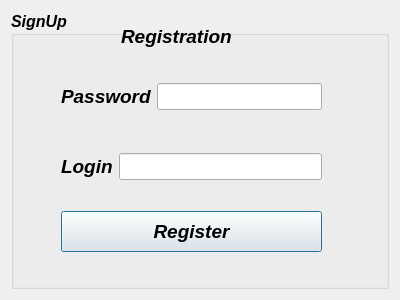
<?xml version="1.0" encoding="UTF-8"?>
<ui version="4.0">
 <class>registrationform</class>
 <widget class="QDialog" name="registrationform">
  <property name="geometry">
   <rect>
    <x>0</x>
    <y>0</y>
    <width>400</width>
    <height>300</height>
   </rect>
  </property>
  <property name="font">
   <font>
    <pointsize>12</pointsize>
    <italic>true</italic>
    <bold>true</bold>
   </font>
  </property>
  <property name="windowTitle">
   <string>Dialog</string>
  </property>
  <layout class="QHBoxLayout" name="horizontalLayout">
   <item>
    <widget class="QGroupBox" name="groupBox">
     <property name="title">
      <string>SignUp</string>
     </property>
     <widget class="QWidget" name="horizontalLayoutWidget">
      <property name="geometry">
       <rect>
        <x>50</x>
        <y>60</y>
        <width>261</width>
        <height>51</height>
       </rect>
      </property>
      <layout class="QHBoxLayout" name="horizontalLayout_2">
       <item>
        <widget class="QLabel" name="label_2">
         <property name="font">
          <font>
           <pointsize>14</pointsize>
           <italic>true</italic>
           <bold>true</bold>
          </font>
         </property>
         <property name="text">
          <string>Password</string>
         </property>
        </widget>
       </item>
       <item>
        <widget class="QLineEdit" name="lineEdit_2"/>
       </item>
      </layout>
     </widget>
     <widget class="QWidget" name="horizontalLayoutWidget_2">
      <property name="geometry">
       <rect>
        <x>50</x>
        <y>130</y>
        <width>261</width>
        <height>51</height>
       </rect>
      </property>
      <layout class="QHBoxLayout" name="horizontalLayout_3">
       <item>
        <widget class="QLabel" name="label">
         <property name="font">
          <font>
           <pointsize>14</pointsize>
           <italic>true</italic>
           <bold>true</bold>
          </font>
         </property>
         <property name="text">
          <string>Login</string>
         </property>
        </widget>
       </item>
       <item>
        <widget class="QLineEdit" name="lineEdit"/>
       </item>
      </layout>
     </widget>
     <widget class="QPushButton" name="pushButton">
      <property name="geometry">
       <rect>
        <x>50</x>
        <y>200</y>
        <width>261</width>
        <height>41</height>
       </rect>
      </property>
      <property name="font">
       <font>
        <pointsize>14</pointsize>
        <italic>true</italic>
        <bold>true</bold>
       </font>
      </property>
      <property name="text">
       <string>Register</string>
      </property>
     </widget>
     <widget class="QLabel" name="label_3">
      <property name="geometry">
       <rect>
        <x>110</x>
        <y>10</y>
        <width>161</width>
        <height>31</height>
       </rect>
      </property>
      <property name="font">
       <font>
        <pointsize>14</pointsize>
        <italic>true</italic>
        <bold>true</bold>
       </font>
      </property>
      <property name="text">
       <string>Registration</string>
      </property>
     </widget>
    </widget>
   </item>
  </layout>
 </widget>
 <resources/>
 <connections/>
</ui>
